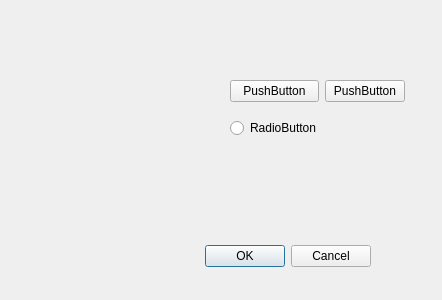
<?xml version="1.0" encoding="UTF-8"?>
<ui version="4.0">
 <class>Dialog</class>
 <widget class="QDialog" name="Dialog">
  <property name="geometry">
   <rect>
    <x>0</x>
    <y>0</y>
    <width>442</width>
    <height>300</height>
   </rect>
  </property>
  <property name="windowTitle">
   <string>Dialog</string>
  </property>
  <widget class="QDialogButtonBox" name="buttonBox">
   <property name="geometry">
    <rect>
     <x>30</x>
     <y>240</y>
     <width>341</width>
     <height>32</height>
    </rect>
   </property>
   <property name="orientation">
    <enum>Qt::Orientation::Horizontal</enum>
   </property>
   <property name="standardButtons">
    <set>QDialogButtonBox::StandardButton::Cancel|QDialogButtonBox::StandardButton::Ok</set>
   </property>
  </widget>
  <widget class="QWidget" name="gridLayoutWidget">
   <property name="geometry">
    <rect>
     <x>230</x>
     <y>70</y>
     <width>175</width>
     <height>80</height>
    </rect>
   </property>
   <layout class="QGridLayout" name="gridLayout">
    <item row="0" column="0">
     <widget class="QPushButton" name="pushButton">
      <property name="text">
       <string>PushButton</string>
      </property>
     </widget>
    </item>
    <item row="1" column="0">
     <widget class="QRadioButton" name="radioButton">
      <property name="text">
       <string>RadioButton</string>
      </property>
     </widget>
    </item>
    <item row="0" column="1">
     <widget class="QPushButton" name="pushButton_2">
      <property name="text">
       <string>PushButton</string>
      </property>
     </widget>
    </item>
   </layout>
  </widget>
 </widget>
 <resources/>
 <connections>
  <connection>
   <sender>buttonBox</sender>
   <signal>accepted()</signal>
   <receiver>Dialog</receiver>
   <slot>accept()</slot>
   <hints>
    <hint type="sourcelabel">
     <x>248</x>
     <y>254</y>
    </hint>
    <hint type="destinationlabel">
     <x>157</x>
     <y>274</y>
    </hint>
   </hints>
  </connection>
  <connection>
   <sender>buttonBox</sender>
   <signal>rejected()</signal>
   <receiver>Dialog</receiver>
   <slot>reject()</slot>
   <hints>
    <hint type="sourcelabel">
     <x>316</x>
     <y>260</y>
    </hint>
    <hint type="destinationlabel">
     <x>286</x>
     <y>274</y>
    </hint>
   </hints>
  </connection>
 </connections>
</ui>
